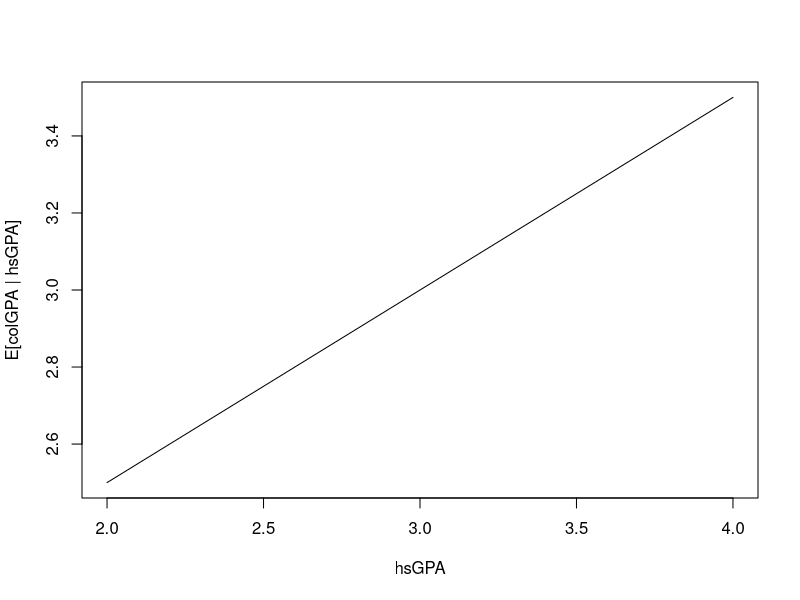

Generate this figure with R:
## >>> GET & SAVE (details in the R guide) -------------------------
## GET, git mode  -> run in the Console:
##   download.file("https://raw.githubusercontent.com/isaaccloh/ECON377/main/377_2026/D08/D08_starter.R", "D08.R")
## GET, easy mode -> copy this file from github.com/isaaccloh/ECON377 (377_2026/D08) into a new script
## SAVE your work -> commit + push D08.R to your own econ377 repo (or upload it on github.com)
## ----------------------------------------------------------------

## ECN 377 - Day 8 STARTER  |  The SLR model & E[Y|X]
## ------------------------------------------------------------------
## Model:  Y = b0 + b1*X + U,  so  E[Y|X] = b0 + b1*X  (a straight line).
## Today we only EVALUATE the line; estimating b0,b1 from data is Day 9.
## Fill the TODO, then COMMIT + PUSH.
## ------------------------------------------------------------------

## ---- Demo: colGPA as a FUNCTION of hsGPA  (illustrates R functions) ----
## Notes:  E[colGPA | hsGPA] = 1.5 + 0.5*hsGPA
b0 <- 1.5                     # intercept
b1 <- 0.5                      # slope
colgpa <- function(hsgpa) {       # define colGPA as a function of hsGPA
  b0 + b1*hsgpa                          # the line:  b0 + b1*hsgpa
}
colgpa(3.6)                       # use it: predicted colGPA at hsGPA = 3.6   (-> 3.3)
b1 * 1                          # how much does colGPA change from hsGPA 2.6 to 3.6?  (use colgpa)
hsGPA <- seq(2, 4, by = 0.1)      # a range of hsGPA values
plot(hsGPA, colgpa(hsGPA), type = "l",
     xlab = "hsGPA", ylab = "E[colGPA | hsGPA]")   # plot the line

## ================= PROBLEMS (your turn) =========================
pred_30 <- b0 + b1*3.0 # (a) expected colGPA at hsGPA = 3.0   (hint: b0 + b1*3.0)
## (b) In one sentence (comment): what does E[U | X] = 0 say?
##     ANSWER:
## (c) In one sentence (comment): why might it fail for wage = b0 + b1*educ + U?
##     ANSWER:
